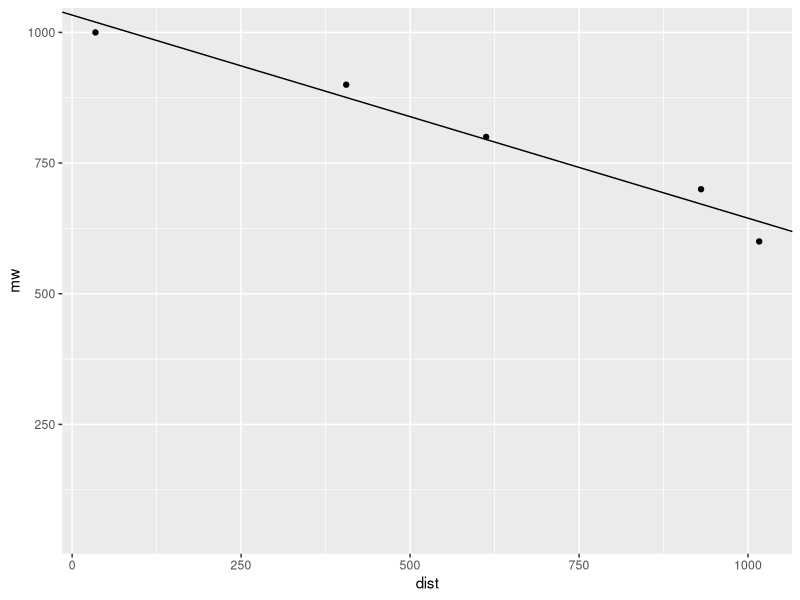

Here is the R script that generated this plot:
## ---- chunk 1
library(tidyverse)
library(ggplot2)
library(magrittr)
# Create a data frame of known distances and molecular weights
ladder <- data.frame(dist = c(34.5, 405.5, 612.5, 930.5, 1016.5, NA,NA,NA,NA,NA,NA,NA,NA), 
                     
                     mw = c(1000, 900, 800, 
                            700, 600, 500,
                            400, 300, 250, 
                            200, 150, 100, 50))
            

# Create a new data frame of unknowns
unknown <- data.frame(dist = c(18.5, 32.5, 608.5, 928.5, 1013.5))

# Fit the model
cal <- lm(log(mw) ~ dist, data = ladder)

d <- lm(mw ~ dist, ladder)

# Check model performance, R^2 should be ~ 1.
summary(cal)

preds <- exp(predict(cal, newdata = unknown))

predict(cal)


ladder %>% 
  ggplot(aes(dist, mw)) + 
           geom_point() +
  geom_abline(intercept = coef(d)[1], slope = coef(d)[2])
  
